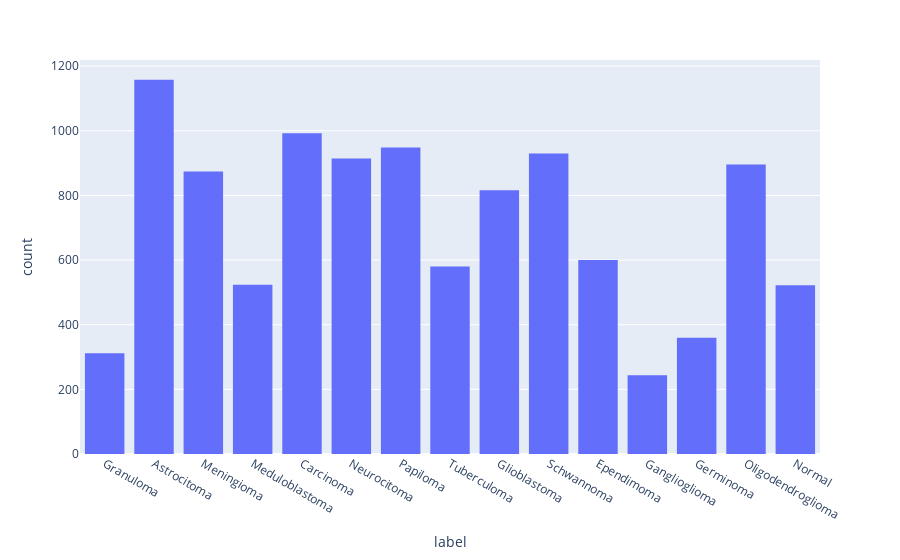

The notebook cell this image was saved under:
### Markdown cell above
Vemos que se emparejo un poco el desbalance de clases

### Code cell
px.histogram(augmentable_dataset.data,x="label")

### Figure 1 — Plotly figure (JSON) as saved in the notebook; plotly's stock layout.template omitted (floating-point values rounded to 4 significant figures; data arrays with more than 128 entries replaced by an {"elided": "..."} marker saying what was removed)
{"data": [{"alignmentgroup": "True", "bingroup": "x", "hovertemplate": "label=%{x}<br>count=%{y}<extra></extra>", "legendgroup": "", "marker": {"color": "#636efa", "pattern": {"shape": ""}}, "name": "", "offsetgroup": "", "orientation": "v", "showlegend": false, "type": "histogram", "x": {"elided": "10670 str values"}, "xaxis": "x", "yaxis": "y"}], "layout": {"barmode": "relative", "legend": {"tracegroupgap": 0}, "margin": {"t": 60}, "xaxis": {"anchor": "y", "domain": [0, 1], "title": {"text": "label"}}, "yaxis": {"anchor": "x", "domain": [0, 1], "title": {"text": "count"}}}}
